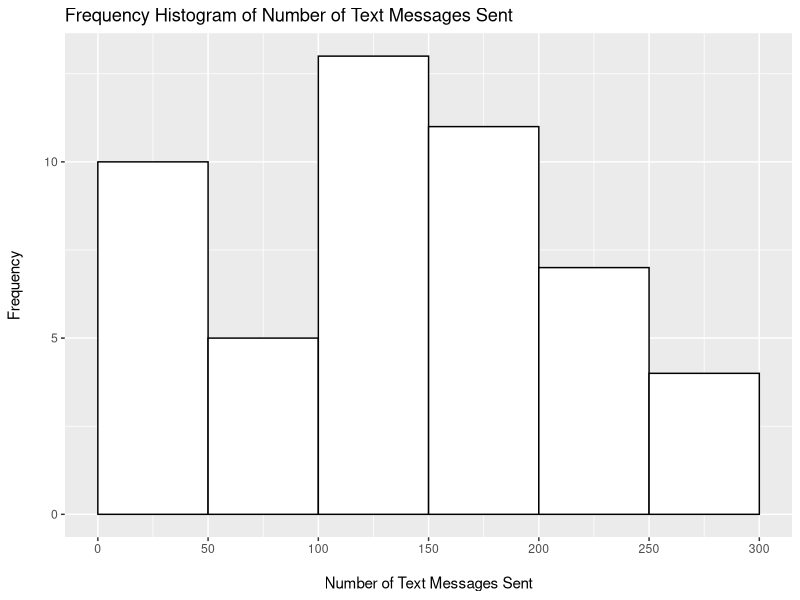

R code for this plot:
## ---- chunk 1

library(tidyverse)

ggplot(data=NULL) +
  aes(x=c(0,50,100,150,200,250),y=c(10,5,13,11,7,4)) +
  geom_col(position = "dodge", width = 50, fill = "white", col = "black", just = 0) +
  scale_x_continuous(breaks = c(0,50,100,150,200,250,300)) +
  labs(x = "\nNumber of Text Messages Sent", y="Frequency\n", title="Frequency Histogram of Number of Text Messages Sent")


